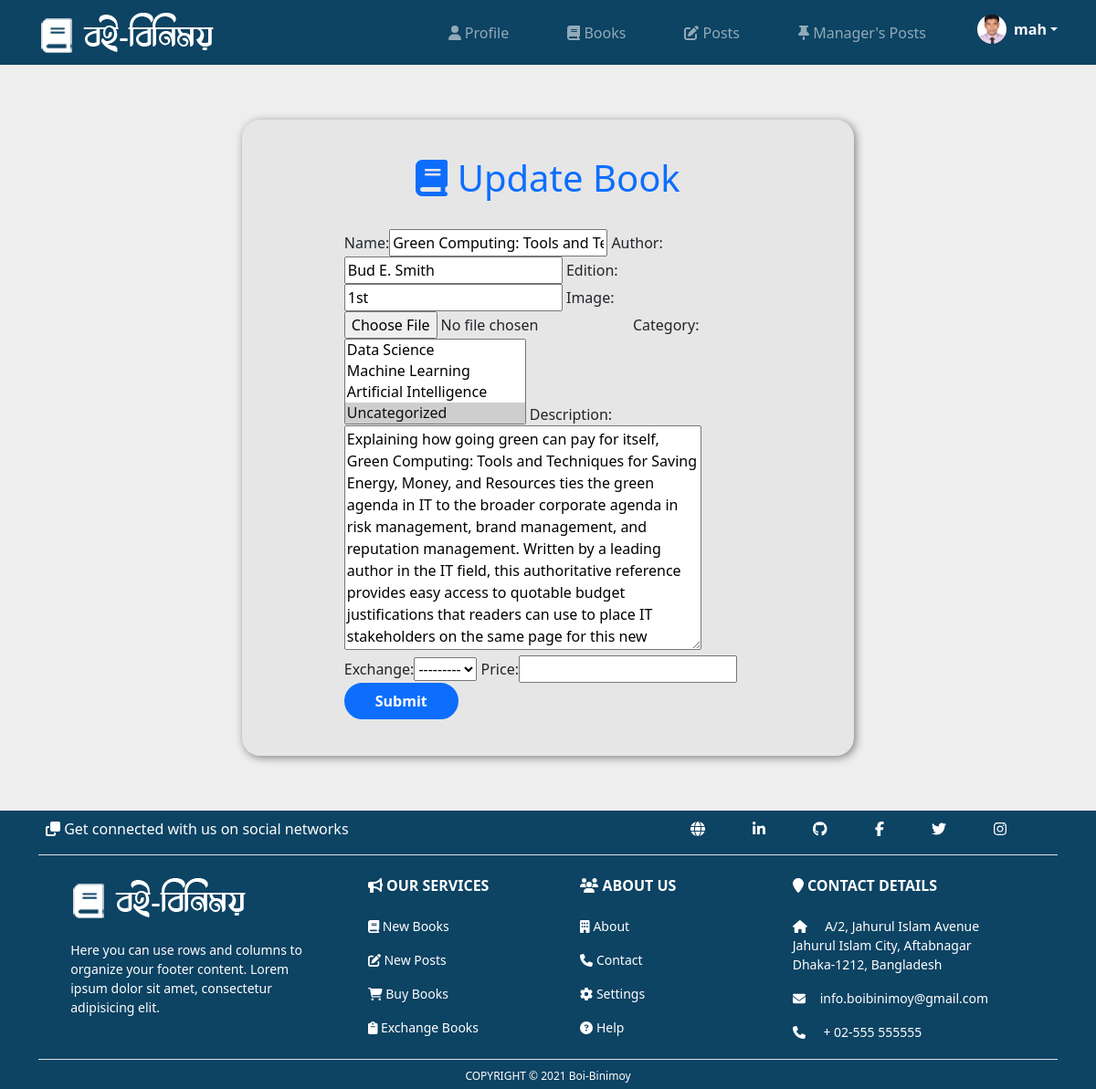
/books/update-post/10/ (signed in), run on an earlier commit of the app's database.
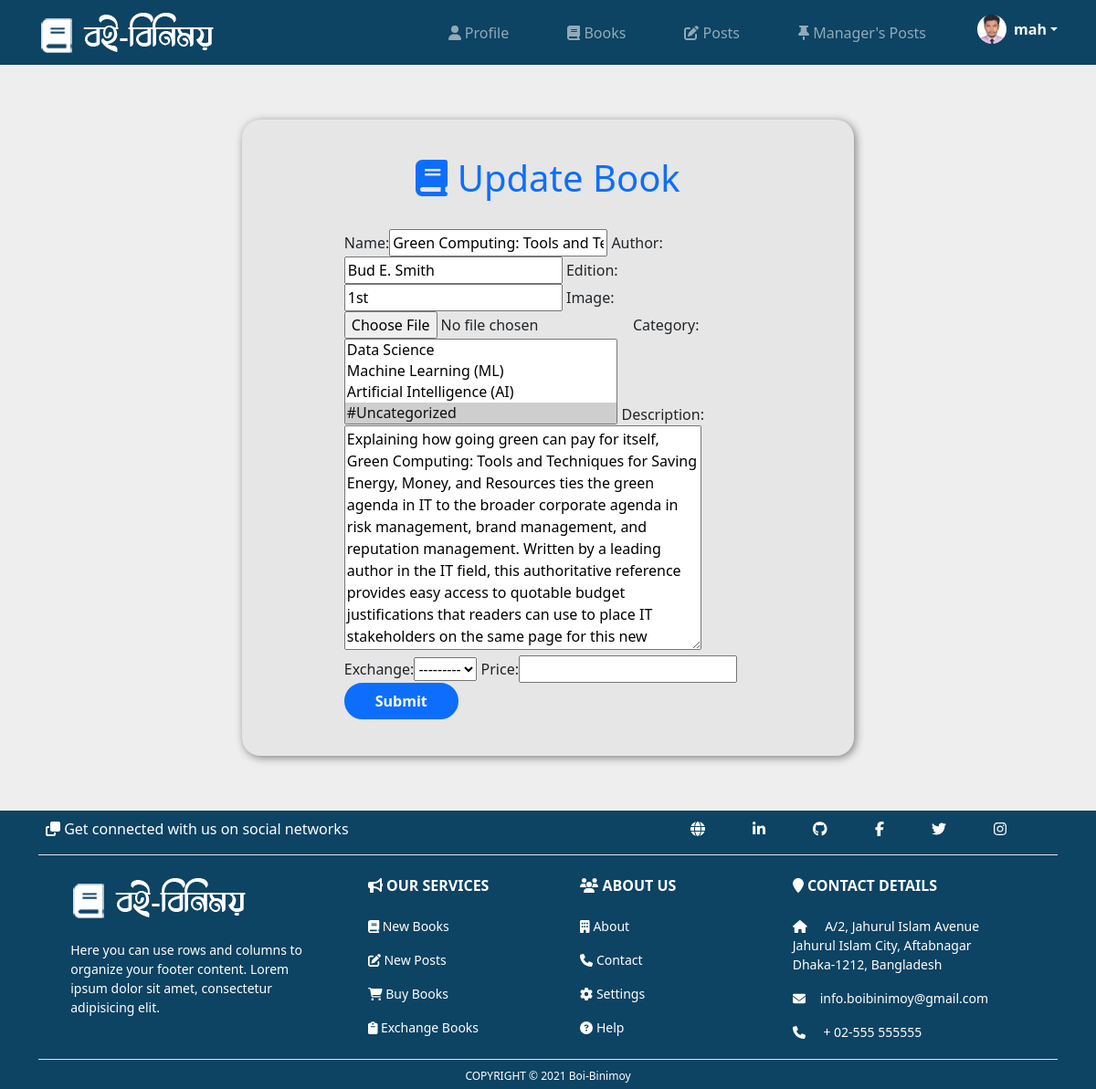
And on a later commit of the database.
### users/models.py (models this page shows, shortened)
class Customer(models.Model):
    GENDER_TYPE = (
        ('Male','Male'),
        ('Female','Female'),
        ('Others','Others')
    )
    OCCUPATION_TYPE = (
        ('Student','Student'),
        ('Job-Holder','Job-Holder'),
    )
    username = models.OneToOneField(User, null=True, blank=True, on_delete=models.CASCADE)
    first_name = models.CharField(max_length=200, null=True, blank=True)
    last_name = models.CharField(max_length=200, null=True, blank=True)
    profile_pic = models.ImageField(default='profile-white.png', null=True, blank=True)
    phone = models.CharField(max_length=200, null=True, blank=True)
    email = models.CharField(max_length=200, null=True, blank=True)
    address = models.CharField(max_length=200, null=True, blank=True)
    occupation = models.CharField(max_length=50,choices=OCCUPATION_TYPE, null=True,blank=True)
    gender = models.CharField(max_length=50,choices=GENDER_TYPE, null=True,blank=True)
    birth_date = models.DateField(null=True, blank=True)
    created = models.DateTimeField(auto_now_add=True)
    updated = models.DateTimeField(auto_now=True)
    @property
    def customerImageURL(self):
        try:
            img = self.profile_pic.url
        except:
            img = ''
        return img

### users/decorators.py (the view)
        def wrapper_func(request, *args, **kwargs):
            group = None
            if request.user.groups.exists():
                group = request.user.groups.all()[0].name
            if group in allowed_roles:
                return view_func(request, *args, **kwargs)
            else:
                return render(request,'users/unauthorized_page.html')

### books/forms.py
class BookForm(forms.ModelForm):
    image = forms.ImageField(required=False, error_messages={'invalid': "Image files only"}, widget=forms.FileInput)
    class Meta:
        model = Book
        fields = '__all__'
        exclude = ['creator','review','slug']

### books/models.py (called while the page is built)
    def __str__(self) -> str:
        return self.name

### books/views.py (called while the page is built, shortened)
@login_required(login_url='login')
@allowed_users(allowed_roles=['customer'])
def update_post(request,pk):
    customer = Customer.objects.get(username=request.user)
    task = "Update"
    book = Book.objects.get(id=pk)
    form = BookForm(instance=book)
    context = {
        'task': task,
        'form': form,
        'customer':customer,
    }
    return render(request, 'books/create_book_post.html', context)

### templates/books/create_book_post.html (shortened to what this page needs)
{% extends "users/main.html" %}
{% load static %}
{% load widget_tweaks %}
{% load bootstrap %}
{% block content %}
<div class="container">
    <div class="form-div">
        <h1 class="text-center text-blue"><i class="fas fa-book"></i> {{task}} Book</h1><br>
        <form method="POST" action="" enctype="multipart/form-data">
            {{ form|bootstrap }}
            <input class="btn btn--sub btn--lg  my-md btn-blue" type="submit" value="Submit" />
        </form>
    </div>
</div>
{% endblock %}

### templates/users/navbar.html (shortened to what this page needs)
{% load static %}
<nav class="navbar navbar-expand-lg navbar-dark bg-navbar bg-{{request.user.groups.all.0.name}}">
    <div class="container">
      <a class="navbar-brand" href="{% url 'home' %}"><img src="{% static 'images/logo.png' %}" alt=""></a>
      <div>
          <div class="collapse navbar-collapse" id="navbarNav">
            <ul class="navbar-nav">
              {% if request.user.groups.all.0.name == 'customer' %}
              <li class="nav-item">
                <a class="nav-link" href="{% url 'user-profile' request.user.username %}"><i class="fas fa-user"></i> Profile</a>
              </li>
              <li class="nav-item">
                <a class="nav-link" href="{% url 'books-home' %}"><i class="fas fa-book"></i> Books</a>
              </li>
              <li class="nav-item">
                <a class="nav-link" href="{% url 'blogs-home' %}"><i class="fas fa-edit"></i> Posts</a>
              </li>
              <li class="nav-item">
                <a class="nav-link" href="{% url 'blogs-home-manager' %}"><i class="fas fa-thumbtack"></i> Manager's Posts</a>
              </li>
              {% endif %}
              {% if request.user.groups.all.0.name == 'customer' %}
              <li class="nav-item">
                <div class="dropdown">
                    <a href="/" class="d-flex align-items-center text-white text-decoration-none dropdown-toggle" id="dropdownUser1" data-bs-toggle="dropdown" aria-expanded="false">
                        <img src='{{customer.customerImageURL}}' alt="" width="32" height="32" class="rounded-circle me-2">
                        <strong>{{customer.username}}</strong>
                    </a>
                </div>
              </li>
              {% else %}
              <li class="nav-item">
                <a class="btn btn-blue" href="{% url 'login' %}"><i class="fas fa-sign-in-alt"></i> Login</a>
              </li>
              {% endif %}
            </ul>
          </div>
      </div>
    </div>
  </nav>

What changed in the data, as far as the page shows it:
changed Customer "mah": customerImageURL: a different picture
Also different on the page:
form field category: "Data Science / Machine Learning / Artificial Intelligence / Uncategorized ☑" → "Data Science / Machine Learning (ML) / Artificial Intelligence (AI) / #Uncategorized ☑"
